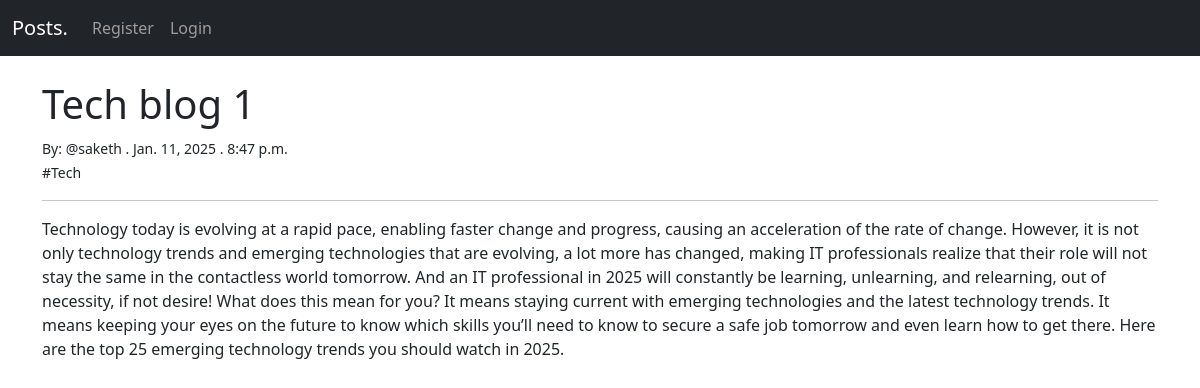
Page /post/7 on the committed database.
### startBlog/models.py (models this page shows, shortened)
class Post(models.Model):
    title = models.CharField(max_length=255)
    author = models.ForeignKey(User, on_delete=models.CASCADE) #If user is deleted then this removes all the posts from the user
    body = models.TextField()
    post_date = models.DateField(auto_now_add=True)
    post_time = models.TimeField(auto_now_add=True)
    category = models.CharField(max_length=255, default="#general")

### startBlog/views.py (the view)
# urls.py: path('post/<int:pk>', PostView.as_view(), name="post-detail"), #the <int:pk> is passing the primary key as a parameter
class PostView(DetailView):
    model = Post
    template_name = 'post_detail.html'

### startBlog/templates/post_detail.html (shortened to what this page needs)
{%  extends 'base.html' %}
{%  block content    %}
<h1>{{  post.title  }}</h1>
<small>By: @{{ post.author  }} . {{ post.post_date }} . {{ post.post_time }}</small><br>
<small>{{  post.category }}</small>
<hr>
<p>{{ post.body|safe }}</p>
<br><br>
{%  endblock    %}

### rows in the picture
Post: title "Tech blog 1", author "saketh", post_date "Jan. 11, 2025", post_time "8:47 p.m.", category "#Tech", body "Technology today is evolving at a rapid pace, enabling faster change and progress, causing an acceleration of the rate of change. However, it is not only technology trends and emerging technologies that are evolving, a lot more has changed, making IT professionals realize that their role will not stay the same in the contactless world tomorrow. And an IT professional in 2025 will constantly be learning, unlearning, and relearning, out of necessity, if not desire! What does this mean for you? It means staying current with emerging technologies and the latest technology trends. It means keeping your eyes on the future to know which skills you’ll need to know to secure a safe job tomorrow and…"
